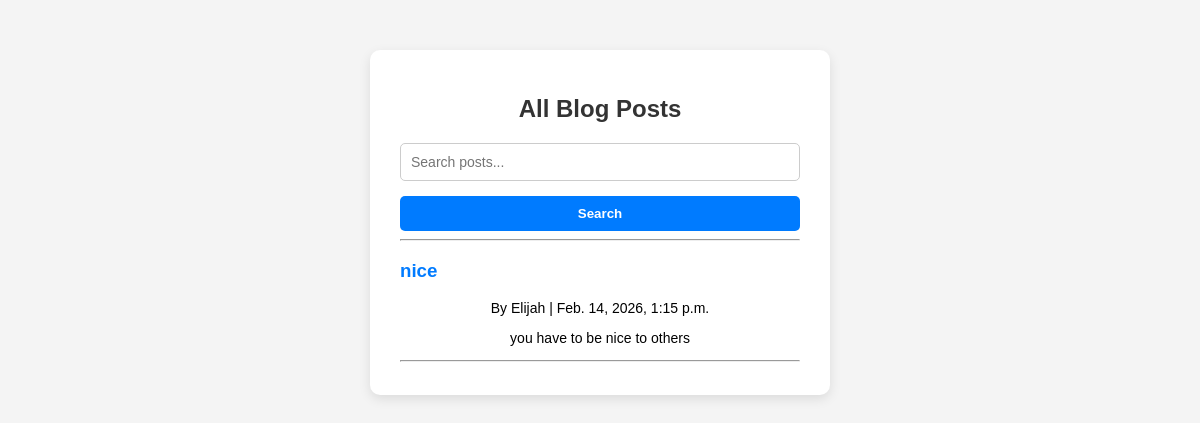
The page / on the database its author committed.
### blog/models.py (models this page shows, shortened)
class Post(models.Model):
    title = models.CharField(max_length=200)
    content = models.TextField()
    published_date = models.DateTimeField(auto_now_add=True)
    tags = models.ManyToManyField('Tag', blank=True, related_name='posts')
    author = models.ForeignKey(
        User,
        on_delete=models.CASCADE,
        related_name='posts'
    )

### blog/views.py (the view)
# urls.py: path('', PostListView.as_view(), name='post-list'),
class PostListView(ListView):
    model = Post
    template_name = 'blog/post_list.html'  # templates/blog/post_list.html
    context_object_name = 'posts'
    ordering = ['-published_date']  # newest first

### blog/templates/blog/post_list.html (shortened to what this page needs)
{% load static %}
<!DOCTYPE html>
<html>
<head>
    <link rel="stylesheet" href="{% static 'blog/css/style.css' %}">
</head>
<body>
<div class="container">
    <h2>All Blog Posts</h2>
    <form method="GET" action="{% url 'search-results' %}">
        <input type="text" name="q" placeholder="Search posts...">
        <button type="submit">Search</button>
    </form>
    <hr>
    {% for post in posts %}
        <div class="post">
            <h3>
                <a href="{% url 'post-detail' post.pk %}">
                    {{ post.title }}
                </a>
            </h3>
            <p>
                By {{ post.author.username }} |
                {{ post.published_date }}
            </p>
            <p>{{ post.content|truncatewords:20 }}</p>
        </div>
        <hr>
    {% empty %}
        <p>No posts available.</p>
    {% endfor %}
</div>
</body>
</html>

### blog/static/blog/css/style.css (style rules this page uses)
body { font-family: Arial, Helvetica, sans-serif; background-color: #f4f4f4; margin: 0; padding: 0; }
.container { max-width: 400px; margin: 50px auto; padding: 25px 30px; background-color: #fff; border-radius: 10px; box-shadow: 0 4px 12px rgba(0,0,0,0.1); }
h2 { text-align: center; margin-bottom: 20px; color: #333; }
form { display: flex; flex-direction: column; }
input[type="text"], input[type="email"], input[type="password"] { padding: 10px; margin-bottom: 15px; border-radius: 5px; border: 1px solid #ccc; font-size: 14px; }
button { padding: 10px; background-color: #007bff; border: none; color: #fff; font-weight: bold; border-radius: 5px; cursor: pointer; transition: background 0.3s ease; }
p { text-align: center; font-size: 14px; }
a { color: #007bff; text-decoration: none; }

### rows shown on the page
Post: title "nice", author.username "Elijah", published_date "Feb. 14, 2026, 1:15 p.m.", content "you have to be nice to others"
